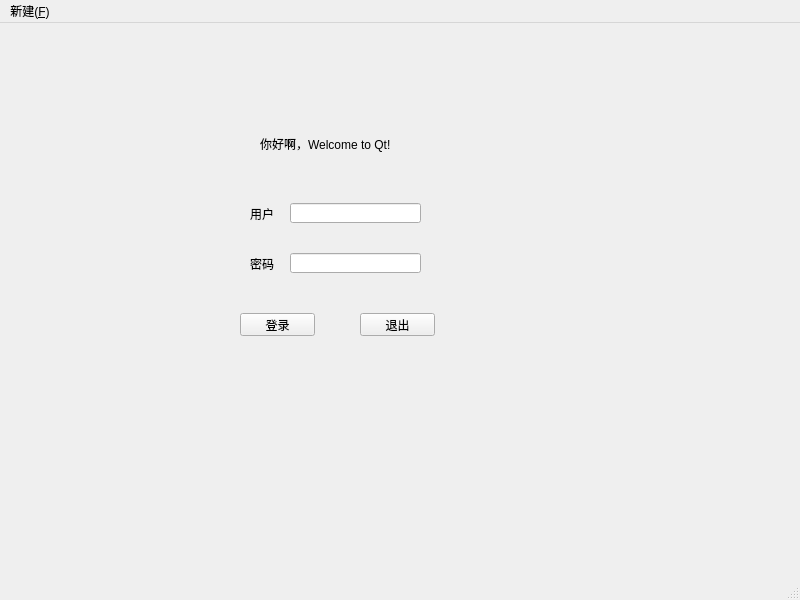
<?xml version="1.0" encoding="UTF-8"?>
<ui version="4.0">
 <class>MainWindow</class>
 <widget class="QMainWindow" name="MainWindow">
  <property name="geometry">
   <rect>
    <x>0</x>
    <y>0</y>
    <width>800</width>
    <height>600</height>
   </rect>
  </property>
  <property name="windowTitle">
   <string>MainWindow</string>
  </property>
  <widget class="QWidget" name="centralwidget">
   <widget class="QLineEdit" name="userlineEdit">
    <property name="geometry">
     <rect>
      <x>290</x>
      <y>180</y>
      <width>131</width>
      <height>20</height>
     </rect>
    </property>
   </widget>
   <widget class="QLineEdit" name="pwdlineEdit">
    <property name="geometry">
     <rect>
      <x>290</x>
      <y>230</y>
      <width>131</width>
      <height>20</height>
     </rect>
    </property>
   </widget>
   <widget class="QPushButton" name="exit_btn">
    <property name="geometry">
     <rect>
      <x>360</x>
      <y>290</y>
      <width>75</width>
      <height>23</height>
     </rect>
    </property>
    <property name="text">
     <string>退出</string>
    </property>
   </widget>
   <widget class="QPushButton" name="login_btn">
    <property name="geometry">
     <rect>
      <x>240</x>
      <y>290</y>
      <width>75</width>
      <height>23</height>
     </rect>
    </property>
    <property name="text">
     <string>登录</string>
    </property>
   </widget>
   <widget class="QLabel" name="label_2">
    <property name="geometry">
     <rect>
      <x>250</x>
      <y>170</y>
      <width>41</width>
      <height>41</height>
     </rect>
    </property>
    <property name="text">
     <string>用户</string>
    </property>
   </widget>
   <widget class="QLabel" name="label">
    <property name="geometry">
     <rect>
      <x>260</x>
      <y>100</y>
      <width>161</width>
      <height>41</height>
     </rect>
    </property>
    <property name="text">
     <string>你好啊，Welcome to Qt!</string>
    </property>
   </widget>
   <widget class="QLabel" name="label_3">
    <property name="geometry">
     <rect>
      <x>250</x>
      <y>220</y>
      <width>41</width>
      <height>41</height>
     </rect>
    </property>
    <property name="text">
     <string>密码</string>
    </property>
   </widget>
  </widget>
  <widget class="QMenuBar" name="menubar">
   <property name="geometry">
    <rect>
     <x>0</x>
     <y>0</y>
     <width>800</width>
     <height>22</height>
    </rect>
   </property>
   <widget class="QMenu" name="menu_F">
    <property name="title">
     <string>新建(&amp;F)</string>
    </property>
    <addaction name="action_N"/>
    <addaction name="action_P"/>
   </widget>
   <addaction name="menu_F"/>
  </widget>
  <widget class="QStatusBar" name="statusbar"/>
  <action name="action_N">
   <property name="icon">
    <iconset resource="resources.qrc">
     <normaloff>:/images/mylogo.jpg</normaloff>:/images/mylogo.jpg</iconset>
   </property>
   <property name="text">
    <string>文件(&amp;N)</string>
   </property>
  </action>
  <action name="action_P">
   <property name="icon">
    <iconset resource="resources.qrc">
     <normaloff>:/images/favicon.ico</normaloff>:/images/favicon.ico</iconset>
   </property>
   <property name="text">
    <string>项目(&amp;P)</string>
   </property>
  </action>
 </widget>
 <resources>
  <include location="resources.qrc"/>
 </resources>
 <connections>
  <connection>
   <sender>exit_btn</sender>
   <signal>clicked()</signal>
   <receiver>MainWindow</receiver>
   <slot>close()</slot>
   <hints>
    <hint type="sourcelabel">
     <x>397</x>
     <y>323</y>
    </hint>
    <hint type="destinationlabel">
     <x>399</x>
     <y>299</y>
    </hint>
   </hints>
  </connection>
 </connections>
</ui>
